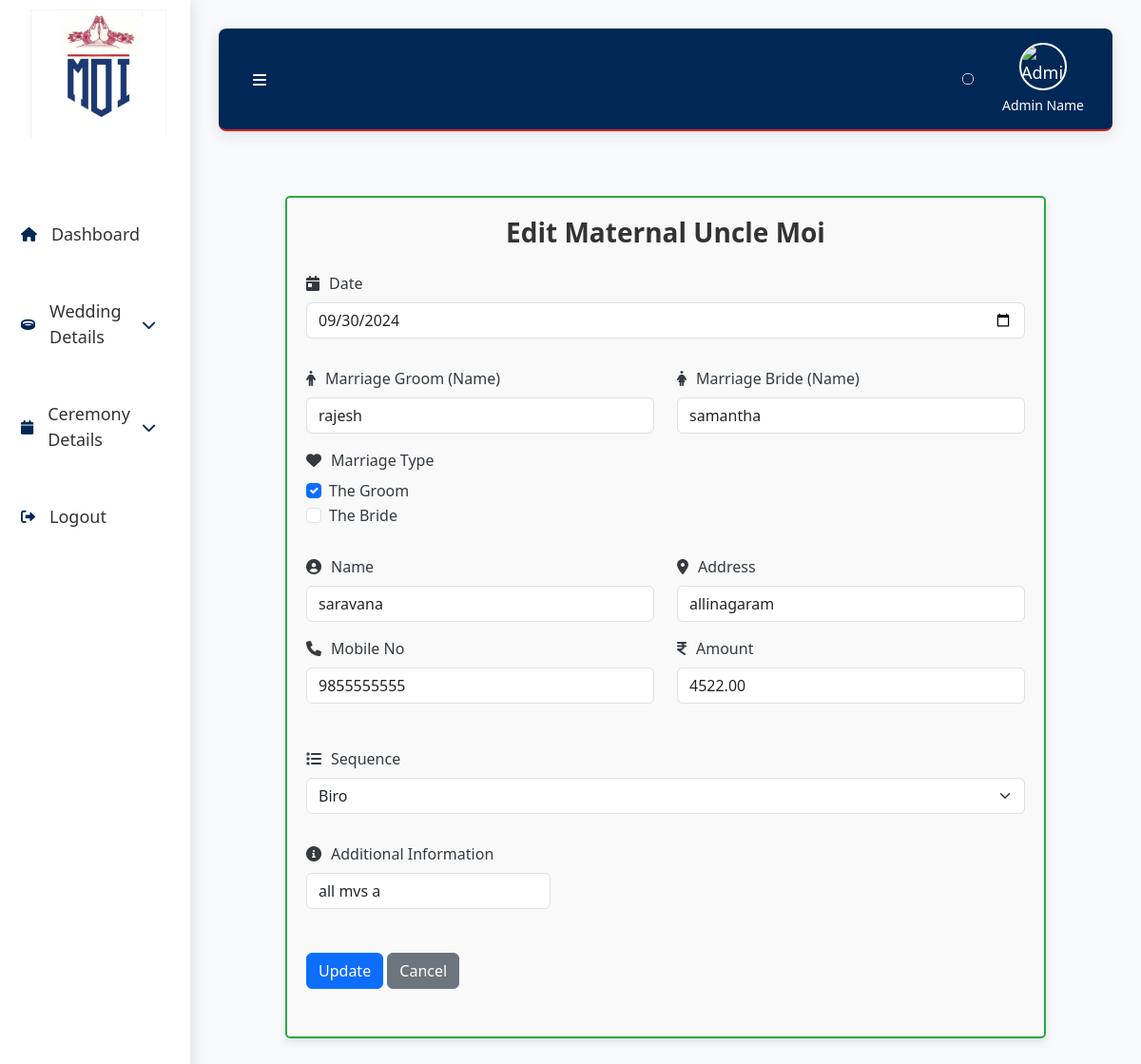
Screenshot of /maternaluncle_edit.php?id=16 (signed in) with the database file from the repository.
### tables this page shows
CREATE TABLE `uncle` (
  `id` int(11) NOT NULL,
  `swaminame` varchar(225) NOT NULL,
  `date` date NOT NULL DEFAULT current_timestamp(),
  `the_groom` varchar(225) NOT NULL,
  `the_bride` varchar(225) NOT NULL,
  `mahal` varchar(225) NOT NULL,
  `marriage_type` enum('boy','girl','','') NOT NULL,
  `name` varchar(225) NOT NULL,
  `address` varchar(255) NOT NULL,
  `mobile` varchar(20) NOT NULL,
  `sequence` varchar(50) NOT NULL,
  `amount` decimal(10,2) NOT NULL,
  `extra_input` text NOT NULL
);

### maternaluncle_edit.php (the view, shortened to what this page needs)
<?php
include('db.php');
 if (isset($_GET['id']) && !empty($_GET['id'])) {
    $id = $con->real_escape_string($_GET['id']);
    $sql = "SELECT * FROM uncle WHERE id='$id'";
    $result = $con->query($sql);
    if ($result && $result->num_rows > 0) {
        $row = $result->fetch_assoc();
    } else {
        echo "<p>Record not found.</p>";
        exit;
    }
} else {
    echo "<p>Invalid ID.</p>";
    exit;
}
?>
<!DOCTYPE html>
<html lang="en">
<head>
    <link rel="stylesheet" href="https://cdnjs.cloudflare.com/ajax/libs/font-awesome/6.0.0-beta3/css/all.min.css">
    <link rel="stylesheet" href="https://cdnjs.cloudflare.com/ajax/libs/bootstrap/5.3.0/css/bootstrap.min.css">
</head>
<body>
<div class="sidebar">
        <div class="logo">
            <img src="asset/image/img/e11b7541-268d-43bd-8658-22c2cb761d9d.jfif" alt="Logo">
        </div>
        <ul>
        <li><a href="dashboard.php" class="active"><i class="fa fa-home" aria-hidden="true"></i> <span class="trans" data-en="Dashboard">Dashboard</span></a></li>
            <li class="dropdown">
                <a href="#" id="weddingDetailsToggle"><i class="fa fa-ring"></i><span class="trans" data-en="Wedding Details">Wedding Details</span><i class="fa fa-chevron-down"></i></a>
            </li>
            <li class="dropdown">
                <a href="#" id="ceremonyDetailsToggle"><i class="fa fa-calendar"></i><span class="trans" data-en="Ceremony Details">Ceremony Details</span><i class="fa fa-chevron-down"></i></a>
            </li>
            <li><a href="logout.php"><i class="fas fa-sign-out-alt"></i> Logout</a></li>
        </ul>
    </div>
    <div class="main-content">
        <div class="header">
            <div class="header-left">
                <button class="toggle-btn" id="toggleBtn"><i class="fas fa-bars"></i></button>
             </div>
            <div class="header-right">
            <div id="google_translate_element"></div>
                <div class="admin-info">
                    <img src="https://cdn.vectorstock.com/i/500p/30/97/flat-business-man-user-profile-avatar-icon-vector-4333097.avif" alt="Admin Image" class="admin-image">
                    <div class="admin-name">Admin Name</div>
                </div>
            </div>
        </div>
<br><br>
<div class="container form-container">
<form id="marriageForm" action="maternaluncle_edit.php?id=<?php echo htmlspecialchars($id); ?>" method="post">
<div class="form-section">
    <div class="mb-3">
        <h2 class="mb-4"><?php echo $id ? 'Edit Maternal Uncle Moi' : 'Add Maternal Uncle Moi'; ?></h2>
        <label for="date" class="form-label"><i class="fas fa-calendar-day form-icon"></i>Date</label>
        <input type="date" id="date" name="date" class="form-control" value="<?php echo htmlspecialchars($row['date'] ?? ''); ?>" required>
    </div>
</div>
<?php if ($row): ?>
    <div class="form-section">
        <div class="row">
          <div class="col-md-6">
                <div class="mb-3">
                    <label for="the_groom" class="form-label"><i class="fas fa-male form-icon"></i>Marriage Groom (Name)</label>
                    <input type="text" id="the_groom" name="the_groom" class="form-control" value="<?php echo htmlspecialchars($row['the_groom']); ?>" required>
                </div>
            </div>
            <div class="col-md-6">
                <div class="mb-3">
                    <label for="the_bride" class="form-label"><i class="fas fa-female form-icon"></i>Marriage Bride (Name)</label>
                    <input type="text" id="the_bride" name="the_bride" class="form-control" value="<?php echo htmlspecialchars($row['the_bride']); ?>" required>
                </div>
            </div>
     </div>
<?php else: ?>
    <div class="alert alert-warning">No records found</div>
<?php endif; ?>
<div class="form-section">
    <div class="mb-3">
        <label class="form-label"><i class="fas fa-heart form-icon"></i>Marriage Type</label>
        <div class="form-check">
            <input type="checkbox" id="marriage-boy" name="marriage_type[]" value="boy" class="form-check-input" <?php echo isset($row) && in_array('boy', explode(',', $row['marriage_type'])) ? 'checked' : ''; ?>>
            <label for="marriage-boy" class="form-check-label">The Groom</label>
        </div>
        <div class="form-check">
            <input type="checkbox" id="marriage-girl" name="marriage_type[]" value="girl" class="form-check-input" <?php echo isset($row) && in_array('girl', explode(',', $row['marriage_type'])) ? 'checked' : ''; ?>>
            <label for="marriage-girl" class="form-check-label">The Bride</label>
        </div>
    </div>
</div>
    <div class="form-section">
        <div class="row">
            <div class="col-md-6">
                <div class="mb-3">
                    <label for="name" class="form-label"><i class="fas fa-user-circle form-icon"></i>Name</label>
                    <input type="text" id="name" name="name" class="form-control" value="<?php echo htmlspecialchars($row['name']); ?>" required>
                </div>
            </div>
            <div class="col-md-6">
                <div class="mb-3">
                    <label for="address" class="form-label"><i class="fas fa-map-marker-alt form-icon"></i>Address</label>
                    <input type="text" id="address" name="address" class="form-control" value="<?php echo htmlspecialchars($row['address']); ?>" required>
                </div>
            </div>
            <div class="col-md-6">
                <div class="mb-3">
                    <label for="mobile" class="form-label"><i class="fas fa-phone form-icon"></i>Mobile No</label>
                    <input type="tel" id="mobile" name="mobile" class="form-control" value="<?php echo htmlspecialchars($row['mobile']); ?>" pattern="\d{10}" maxlength="10" required>
                </div>
            </div>
            <div class="col-md-6">
                <div class="mb-3">
                    <label for="amount" class="form-label"><i class="fa fa-inr" aria-hidden="true"></i>Amount</label>
                    <input type="number" id="amount" name="amount" class="form-control" value="<?php echo htmlspecialchars($row['amount']); ?>" required>
                </div>
            </div>
        </div>
    </div>
    <div class="form-section">
        <div class="mb-3">
            <label for="sequence" class="form-label"><i class="fas fa-list form-icon"></i>Sequence</label>
            <select id="sequence" name="sequence" class="form-select" required>
                <option value="biro" <?php echo ($row['sequence'] === 'biro') ? 'selected' : ''; ?>>Biro</option>
            </select>
        </div>
    </div>
    <div class="form-section extra-text-box" id="extraTextBox">
        <div class="mb-3">
            <label for="extraInput" id="extraInputLabel" class="form-label"><i class="fas fa-info-circle form-icon"></i>Additional Information</label>
            <input type="text" id="extraInput" name="extra_input" class="form-control" value="<?php echo htmlspecialchars($row['extra_input']); ?>" placeholder="Enter additional information">
        </div>
    </div>
    <div class="form-section">
        <button type="submit" class="btn btn-primary">Update</button>
        <a href="maternaluncledisplay.php" class="btn btn-secondary">Cancel</a>
    </div>
</form>
    </div>
</body>
</html>

### maternaluncle_edit.php (style rules this page uses)
body { margin: 0; padding: 0; font-family: 'Segoe UI', Tahoma, Geneva, Verdana, sans-serif; background: #f8f9fa; color: #343a40; display: flex; height: 100vh; overflow: hidden; animation: fadeIn 1s ease-in-out; }
.sidebar { width: 200px; background-color: #ffffff; padding: 10px; display: flex; flex-direction: column; justify-content: space-between; position: fixed; height: 100vh; box-shadow: 2px 0 15px rgba(0, 0, 0, 0.1); transition: transform 0.3s ease-in-out; z-index: 1000; overflow-y: auto; }
.main-content { flex: 1; margin-left: 200px; padding: 30px; display: flex; flex-direction: column; overflow-y: auto; transition: margin-left 0.3s ease-in-out; animation: fadeInUp 0.7s ease-in-out; }
.sidebar i { color: #002856; }
.sidebar ul { list-style: none; padding: 0; margin: 0; flex: 1; display: flex; flex-direction: column; margin-top: 30px; }
.sidebar ul li { margin: 15px 0; position: relative; }
.sidebar ul li a { color: #333; text-decoration: none; display: flex; align-items: center; font-size: 18px; padding: 12px; border-radius: 8px; transition: background-color 0.3s ease, color 0.3s ease; }
.sidebar ul li i { margin-right: 15px; font-size: 15px; }
.header { background: linear-gradient(90deg, #002856, #002856); padding: 15px 30px; color: #FFFFFF; font-size: 18px; border-bottom: 2px solid #D21F2D; display: flex; align-items: center; justify-content: space-between; border-radius: 8px; box-shadow: 0 4px 15px rgba(0, 0, 0, 0.1); position: relative; }
.header .header-left { display: flex; align-items: center; flex: 1; }
.header .header-left .toggle-btn { background: none; border: none; color: #FFFFFF; font-size: 20px; cursor: pointer; margin-right: 20px; }
.header .header-right { display: flex; align-items: center; }
.admin-info { display: flex; flex-direction: column; align-items: center; color: #FFFFFF; margin-left: 20px; }
.admin-image { width: 50px; height: 50px; border-radius: 50%; object-fit: cover; border: 2px solid #FFFFFF; margin-bottom: 5px; }
.admin-name { font-size: 14px; color: #FFFFFF; }
.logo { display: flex; justify-content: center; margin-bottom: 30px; }
.logo img { width: 150px; height: auto; }
.form-section { margin-bottom: 30px; }
.form-container { margin: 20px auto; max-width: 800px; padding: 20px; border: 1px solid #ddd; border-radius: 5px; background-color: #f9f9f9; box-shadow: 0 4px 8px rgba(0, 0, 0, 0.1); }
.extra-text-box { display: flex; }
.form-control, .form-select { max-width: 100%; }
.form-check-input { margin-top: 0.3rem; }
i { font-size: 16px; margin-right: 10px; }
.form-container h2 { text-align: center; margin-bottom: 20px; font-size: 28px; color: #333; font-weight: 700; }
.form-container { border: 1px solid #ddd; }
.form-border-success { border: 2px solid #28a745; }
#google_translate_element { margin: 10px; padding: 5px; border: 1px solid #ccc; border-radius: 5px; background: linear-gradient(90deg, #002856, #002856); box-shadow: 0 2px 5px rgba(0, 0, 0, 0.1); font-family: Arial, sans-serif; text-align: center; }

### rows the page displays
uncle: date "09/30/2024", the_groom "rajesh", the_bride "samantha", marriage_type "☑", name "saravana", address "allinagaram", mobile "9855555555", amount "4522.00", sequence "Biro", extra_input "all mvs a"
